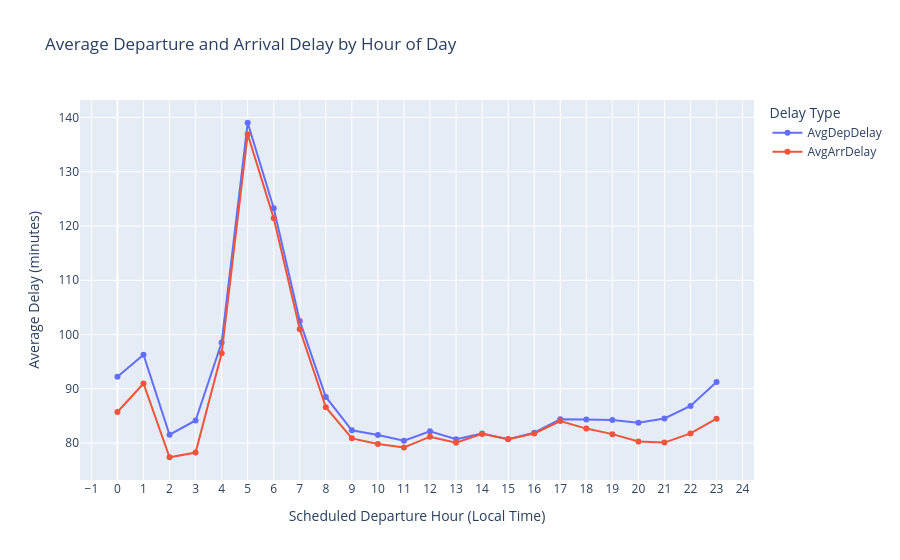

This figure's notebook cell:
### Markdown cell above
#### Average Delay by Hour of Day
Goal: Understand how flight delays vary throughout the day — from early morning departures to late-night flights — to detect daily congestion or cascading delay effects.

### Code cell
from pyspark.sql import functions as F
import plotly.express as px


delayed_df = delayed_df.withColumn("DepHour", (F.col("CRSDepTime") / 100).cast("int"))

# Compute average departure and arrival delays per hour
avg_delay_by_hour = (
    delayed_df.groupBy("DepHour")
      .agg(
          F.avg("DepDelay").alias("AvgDepDelay"),
          F.avg("ArrDelay").alias("AvgArrDelay"),
          F.count("*").alias("FlightCount")
      )
      .orderBy("DepHour")
)

# Convert to Pandas for plotting
avg_delay_hour_pdf = avg_delay_by_hour.toPandas()

# Plot 
fig = px.line(
    avg_delay_hour_pdf,
    x="DepHour",
    y=["AvgDepDelay", "AvgArrDelay"],
    markers=True,
    title="Average Departure and Arrival Delay by Hour of Day",
    labels={
        "DepHour": "Scheduled Departure Hour (Local Time)",
        "value": "Average Delay (minutes)",
        "variable": "Delay Type"
    }
)
fig.update_layout(xaxis=dict(dtick=1))
fig.show()

### Figure 1 — Plotly figure (JSON) as saved in the notebook; plotly's stock layout.template omitted (floating-point values rounded to 4 significant figures)
{"data": [{"hovertemplate": "Delay Type=AvgDepDelay<br>Scheduled Departure Hour (Local Time)=%{x}<br>Average Delay (minutes)=%{y}<extra></extra>", "legendgroup": "AvgDepDelay", "line": {"color": "#636efa", "dash": "solid"}, "marker": {"symbol": "circle"}, "mode": "lines+markers", "name": "AvgDepDelay", "orientation": "v", "showlegend": true, "type": "scatter", "x": [0, 1, 2, 3, 4, 5, 6, 7, 8, 9, 10, 11, 12, 13, 14, 15, 16, 17, 18, 19, 20, 21, 22, 23], "xaxis": "x", "y": [92.22, 96.28, 81.54, 84.16, 98.52, 139.0, 123.3, 102.5, 88.49, 82.34, 81.46, 80.41, 82.16, 80.69, 81.76, 80.69, 81.9, 84.36, 84.34, 84.24, 83.75, 84.53, 86.84, 91.23], "yaxis": "y"}, {"hovertemplate": "Delay Type=AvgArrDelay<br>Scheduled Departure Hour (Local Time)=%{x}<br>Average Delay (minutes)=%{y}<extra></extra>", "legendgroup": "AvgArrDelay", "line": {"color": "#EF553B", "dash": "solid"}, "marker": {"symbol": "circle"}, "mode": "lines+markers", "name": "AvgArrDelay", "orientation": "v", "showlegend": true, "type": "scatter", "x": [0, 1, 2, 3, 4, 5, 6, 7, 8, 9, 10, 11, 12, 13, 14, 15, 16, 17, 18, 19, 20, 21, 22, 23], "xaxis": "x", "y": [85.73, 90.97, 77.38, 78.25, 96.53, 136.9, 121.4, 101.0, 86.61, 80.86, 79.8, 79.17, 81.17, 80.05, 81.69, 80.72, 81.76, 84.05, 82.66, 81.64, 80.28, 80.08, 81.78, 84.5], "yaxis": "y"}], "layout": {"legend": {"title": {"text": "Delay Type"}, "tracegroupgap": 0}, "title": {"text": "Average Departure and Arrival Delay by Hour of Day"}, "xaxis": {"anchor": "y", "domain": [0, 1], "dtick": 1, "title": {"text": "Scheduled Departure Hour (Local Time)"}}, "yaxis": {"anchor": "x", "domain": [0, 1], "title": {"text": "Average Delay (minutes)"}}}}
